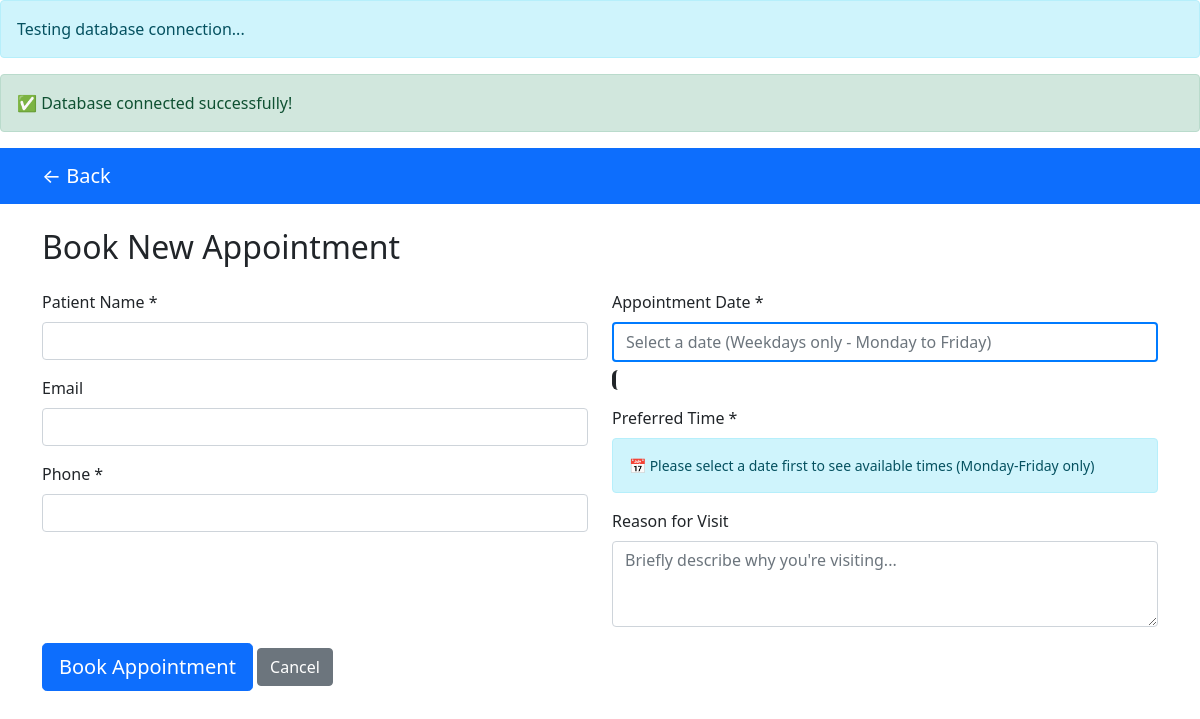
The app's page /booking/index.php?reschedule=CC202512023701, older data.
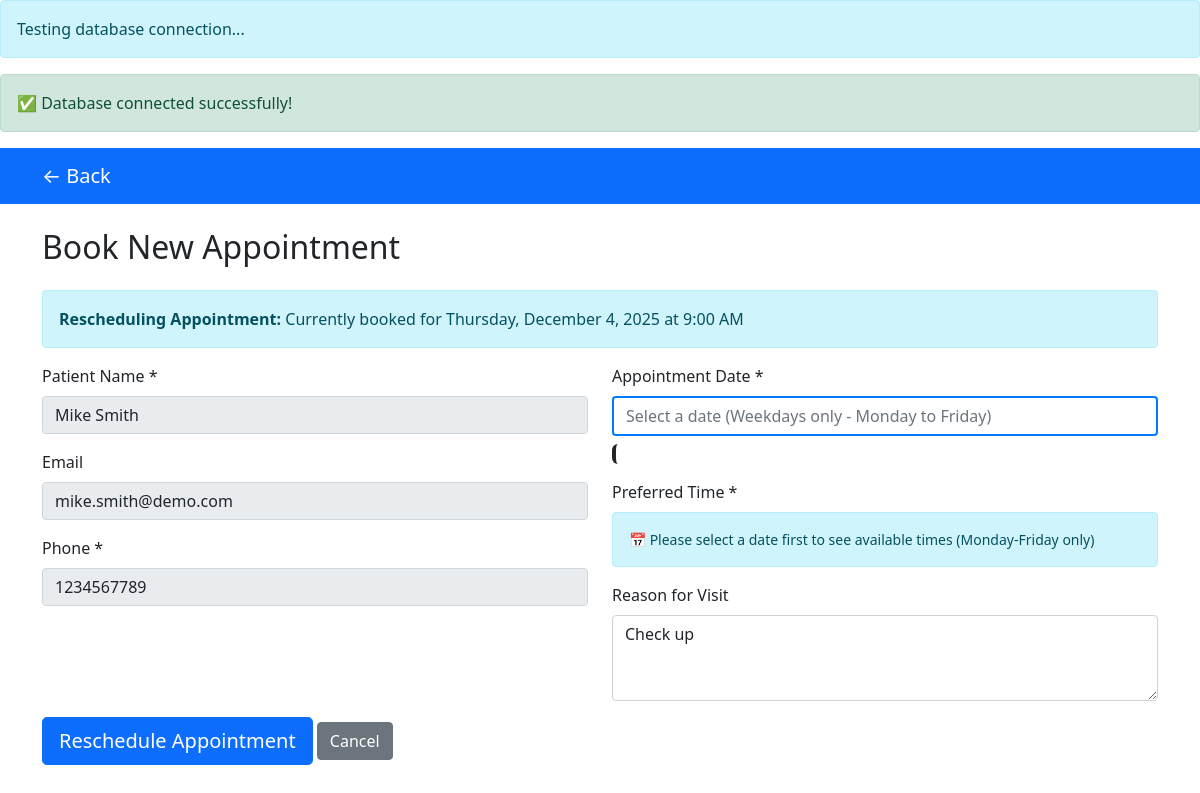
The same page, newer data.
### tables this page shows
CREATE TABLE `appointments` (
  `id` int(11) NOT NULL,
  `patient_name` varchar(255) NOT NULL,
  `patient_email` varchar(255) DEFAULT NULL,
  `patient_phone` varchar(20) DEFAULT NULL,
  `appointment_date` date NOT NULL,
  `appointment_time` time NOT NULL,
  `reason` text DEFAULT NULL,
  `status` varchar(20) DEFAULT 'booked',
  `booking_reference` varchar(50) DEFAULT NULL,
  `created_at` timestamp NOT NULL DEFAULT current_timestamp(),
  `reminder_sent` tinyint(1) DEFAULT 0,
  `reminder_sent_at` datetime DEFAULT NULL
);

### booking/index.php (the view, shortened to what the changed rows need)
<?php
include '../includes/config.php';
$is_rescheduling = false;
$current_appointment = null;
if (isset($_GET['reschedule'])) {
    $is_rescheduling = true;
    $booking_ref = $_GET['reschedule'];
    $stmt = $pdo->prepare("SELECT * FROM appointments WHERE booking_reference = ? AND status = 'booked'");
    $stmt->execute([$booking_ref]);
    $current_appointment = $stmt->fetch();
    if (!$current_appointment) {
        $is_rescheduling = false;
    }
}
$form_submitted = false;
$submitted_name = $form_submitted ? '' : ($_POST['patient_name'] ?? '');
$submitted_email = $form_submitted ? '' : ($_POST['patient_email'] ?? '');
$submitted_phone = $form_submitted ? '' : ($_POST['patient_phone'] ?? '');
$submitted_reason = $form_submitted ? '' : ($_POST['reason'] ?? '');
?>
<!DOCTYPE html>
<html lang="en">
<head>
    <link href="https://cdn.jsdelivr.net/npm/bootstrap@5.1.3/dist/css/bootstrap.min.css" rel="stylesheet">
    <link rel="stylesheet" href="https://cdn.jsdelivr.net/npm/flatpickr/dist/flatpickr.min.css">
</head>
<body>
    <div class="container mt-4">
        <h2>Book New Appointment</h2>
        <form method="POST" class="mt-4 needs-validation" id="bookingForm" novalidate>
            <?php if ($is_rescheduling && $current_appointment): ?>
            <div class="alert alert-info">
                <strong>Rescheduling Appointment:</strong> Currently booked for
                <?= date('l, F j, Y', strtotime($current_appointment['appointment_date'])); ?> at
                <?= date('g:i A', strtotime($current_appointment['appointment_time'])); ?>
            </div>
            <?php endif; ?>
            <div class="row">
                <div class="col-md-6">
                    <div class="mb-3">
                        <label class="form-label">Patient Name *</label>
                        <input type="text" name="patient_name" class="form-control"
                            value="<?= $is_rescheduling ? htmlspecialchars($current_appointment['patient_name']) : $submitted_name; ?>"
                            required <?= $is_rescheduling ? 'readonly' : ''; ?>>
                    </div>
                    <div class="mb-3">
                        <label class="form-label">Email</label>
                        <input type="email" name="patient_email" class="form-control"
                            value="<?= $is_rescheduling ? htmlspecialchars($current_appointment['patient_email']) : $submitted_email; ?>"
                            <?= $is_rescheduling ? 'readonly' : ''; ?>
                            pattern="[a-zA-Z0-9._%+-]+@[a-zA-Z0-9.-]+\.[a-zA-Z]{2,}$">
                    </div>
                    <div class="mb-3">
                        <label class="form-label">Phone *</label>
                        <input type="tel" name="patient_phone" class="form-control"
                            value="<?= $is_rescheduling ? htmlspecialchars($current_appointment['patient_phone']) : $submitted_phone; ?>"
                            required <?= $is_rescheduling ? 'readonly' : ''; ?>
                            pattern="[0-9+\-\s()]{7,15}">
                    </div>
                </div>
                <div class="col-md-6">
                    <div class="mb-3">
                        <label class="form-label">Reason for Visit</label>
                        <textarea name="reason" class="form-control" rows="3" placeholder="Briefly describe why you're visiting..."><?= $is_rescheduling ? htmlspecialchars($current_appointment['reason']) : $submitted_reason; ?></textarea>
                    </div>
                </div>
            </div>
            <button type="submit" name="book_appointment" value="1" class="btn btn-primary btn-lg" id="submitBtn">
                <?= $is_rescheduling ? 'Reschedule Appointment' : 'Book Appointment'; ?>
            </button>
            <a href="javascript:history.back()" class="btn btn-secondary">Cancel</a>
        </form>
    </div>
</body>
</html>

Row changes from the older to the newer data that the page shows:
added appointments: appointment_date "Thursday, December 4, 2025", appointment_time "9:00 AM", patient_name "Mike Smith", patient_email "mike.smith@demo.com", patient_phone "1234567789", reason "Check up"
Text that changed along with them:
text no longer shown: "Book Appointment"
text now shown: "Rescheduling Appointment: Currently booked for at Reschedule Appointment"
